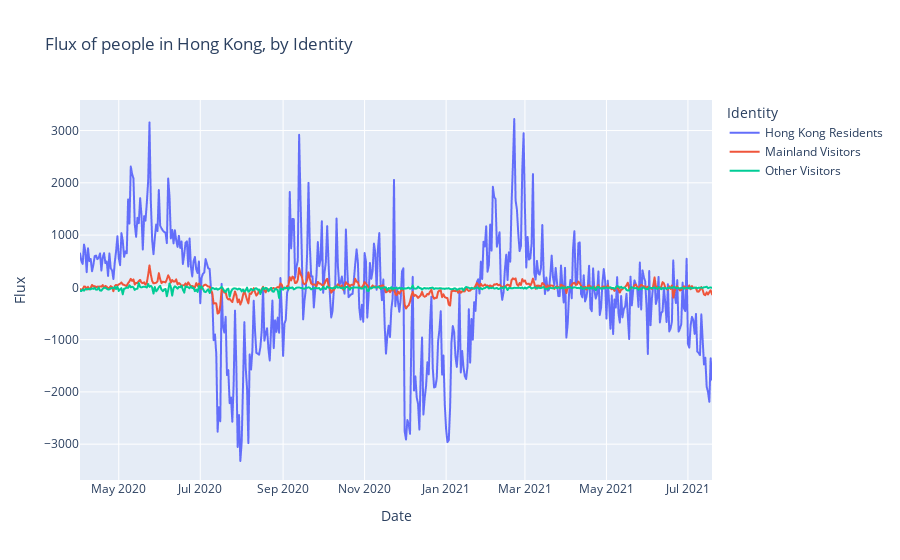

Write notebook code for a chart like this one.
### Code cell
fig = px.line(df[df.Date > pd.Timestamp(date(2020,4,1))].sort_values('Date').groupby(['Date', 'Identity']).sum().reset_index(), 
              x="Date", y="Flux", color='Identity', 
              title="Flux of people in Hong Kong, by Identity")
fig.show()
fig.write_html("./graphs/1_iden.html")
dp.Report(dp.Plot(fig)).upload(name = 'HK Flux')

### Figure 1 — Plotly figure (JSON) as saved in the notebook; plotly's stock layout.template omitted (floating-point values rounded to 4 significant figures; data arrays with more than 128 entries replaced by an {"elided": "..."} marker saying what was removed)
{"data": [{"hovertemplate": "Identity=Hong Kong Residents<br>Date=%{x}<br>Flux=%{y}<extra></extra>", "legendgroup": "Hong Kong Residents", "line": {"color": "#636efa", "dash": "solid"}, "mode": "lines", "name": "Hong Kong Residents", "showlegend": true, "type": "scattergl", "x": {"elided": "473 str values"}, "xaxis": "x", "y": {"elided": "473 int values"}, "yaxis": "y"}, {"hovertemplate": "Identity=Mainland Visitors<br>Date=%{x}<br>Flux=%{y}<extra></extra>", "legendgroup": "Mainland Visitors", "line": {"color": "#EF553B", "dash": "solid"}, "mode": "lines", "name": "Mainland Visitors", "showlegend": true, "type": "scattergl", "x": {"elided": "473 str values"}, "xaxis": "x", "y": {"elided": "473 int values"}, "yaxis": "y"}, {"hovertemplate": "Identity=Other Visitors<br>Date=%{x}<br>Flux=%{y}<extra></extra>", "legendgroup": "Other Visitors", "line": {"color": "#00cc96", "dash": "solid"}, "mode": "lines", "name": "Other Visitors", "showlegend": true, "type": "scattergl", "x": {"elided": "473 str values"}, "xaxis": "x", "y": {"elided": "473 int values"}, "yaxis": "y"}], "layout": {"legend": {"title": {"text": "Identity"}, "tracegroupgap": 0}, "title": {"text": "Flux of people in Hong Kong, by Identity"}, "xaxis": {"anchor": "y", "domain": [0, 1], "title": {"text": "Date"}}, "yaxis": {"anchor": "x", "domain": [0, 1], "title": {"text": "Flux"}}}}
